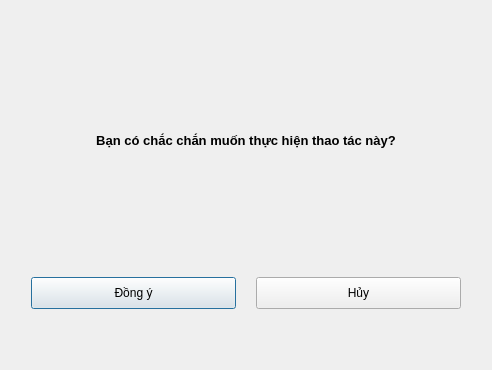
<?xml version="1.0" encoding="UTF-8"?>
<ui version="4.0">
 <class>ConfirmDialog</class>
 <widget class="QDialog" name="ConfirmDialog">
  <property name="geometry">
   <rect>
    <x>0</x>
    <y>0</y>
    <width>492</width>
    <height>370</height>
   </rect>
  </property>
  <property name="windowTitle">
   <string>Xác nhận</string>
  </property>
  <property name="windowIcon">
   <iconset>
    <normaloff>C:/Users/Admin/Downloads/assept-document.png</normaloff>C:/Users/Admin/Downloads/assept-document.png</iconset>
  </property>
  <property name="modal">
   <bool>true</bool>
  </property>
  <layout class="QVBoxLayout" name="verticalLayout">
   <item>
    <widget class="QLabel" name="lblHeader">
     <property name="font">
      <font>
       <pointsize>14</pointsize>
       <weight>75</weight>
       <bold>true</bold>
      </font>
     </property>
     <property name="text">
      <string>&lt;html&gt;&lt;head/&gt;&lt;body&gt;&lt;p&gt;&lt;span style=&quot; font-size:10pt;&quot;&gt;Bạn có chắc chắn muốn thực hiện thao tác này?&lt;/span&gt;&lt;/p&gt;&lt;/body&gt;&lt;/html&gt;</string>
     </property>
     <property name="alignment">
      <set>Qt::AlignCenter</set>
     </property>
    </widget>
   </item>
   <item>
    <layout class="QHBoxLayout" name="horizontalLayout">
     <property name="spacing">
      <number>20</number>
     </property>
     <property name="leftMargin">
      <number>20</number>
     </property>
     <property name="topMargin">
      <number>0</number>
     </property>
     <property name="rightMargin">
      <number>20</number>
     </property>
     <property name="bottomMargin">
      <number>50</number>
     </property>
     <item>
      <widget class="QPushButton" name="btnConfirm">
       <property name="minimumSize">
        <size>
         <width>90</width>
         <height>32</height>
        </size>
       </property>
       <property name="text">
        <string>Đồng ý</string>
       </property>
      </widget>
     </item>
     <item>
      <widget class="QPushButton" name="btnCancel">
       <property name="minimumSize">
        <size>
         <width>90</width>
         <height>32</height>
        </size>
       </property>
       <property name="text">
        <string>Hủy</string>
       </property>
      </widget>
     </item>
    </layout>
   </item>
  </layout>
 </widget>
 <resources/>
 <connections/>
</ui>
